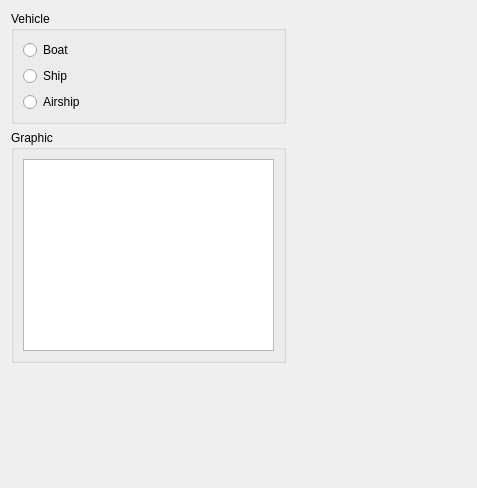
<?xml version="1.0" encoding="UTF-8"?>
<ui version="4.0">
 <class>ChangeVehicleGraphicWidget</class>
 <widget class="QWidget" name="ChangeVehicleGraphicWidget">
  <property name="geometry">
   <rect>
    <x>0</x>
    <y>0</y>
    <width>477</width>
    <height>488</height>
   </rect>
  </property>
  <layout class="QGridLayout" name="gridLayout_2">
   <item row="0" column="0">
    <widget class="QGroupBox" name="groupBox">
     <property name="title">
      <string>Vehicle</string>
     </property>
     <layout class="QVBoxLayout" name="verticalLayout">
      <item>
       <widget class="QRadioButton" name="radioBoat">
        <property name="text">
         <string>Boat</string>
        </property>
        <attribute name="buttonGroup">
         <string notr="true">groupVehicle_arg0</string>
        </attribute>
       </widget>
      </item>
      <item>
       <widget class="QRadioButton" name="radioSkiff">
        <property name="text">
         <string>Ship</string>
        </property>
        <attribute name="buttonGroup">
         <string notr="true">groupVehicle_arg0</string>
        </attribute>
       </widget>
      </item>
      <item>
       <widget class="QRadioButton" name="radioAirship">
        <property name="text">
         <string>Airship</string>
        </property>
        <attribute name="buttonGroup">
         <string notr="true">groupVehicle_arg0</string>
        </attribute>
       </widget>
      </item>
     </layout>
    </widget>
   </item>
   <item row="1" column="0">
    <widget class="QGroupBox" name="groupBox_2">
     <property name="title">
      <string>Graphic</string>
     </property>
     <layout class="QGridLayout" name="gridLayout">
      <item row="0" column="0">
       <widget class="CharSetGraphicsView" name="viewVehicle"/>
      </item>
     </layout>
    </widget>
   </item>
   <item row="1" column="1">
    <spacer name="horizontalSpacer">
     <property name="orientation">
      <enum>Qt::Horizontal</enum>
     </property>
     <property name="sizeHint" stdset="0">
      <size>
       <width>184</width>
       <height>20</height>
      </size>
     </property>
    </spacer>
   </item>
   <item row="2" column="0">
    <spacer name="verticalSpacer">
     <property name="orientation">
      <enum>Qt::Vertical</enum>
     </property>
     <property name="sizeHint" stdset="0">
      <size>
       <width>20</width>
       <height>107</height>
      </size>
     </property>
    </spacer>
   </item>
  </layout>
 </widget>
 <customwidgets>
  <customwidget>
   <class>CharSetGraphicsView</class>
   <extends>QGraphicsView</extends>
   <header>ui/viewer/rpg_graphics_view.h</header>
  </customwidget>
 </customwidgets>
 <resources/>
 <connections/>
 <slots>
  <slot>helpRequested()</slot>
 </slots>
 <buttongroups>
  <buttongroup name="groupVehicle_arg0"/>
 </buttongroups>
</ui>
